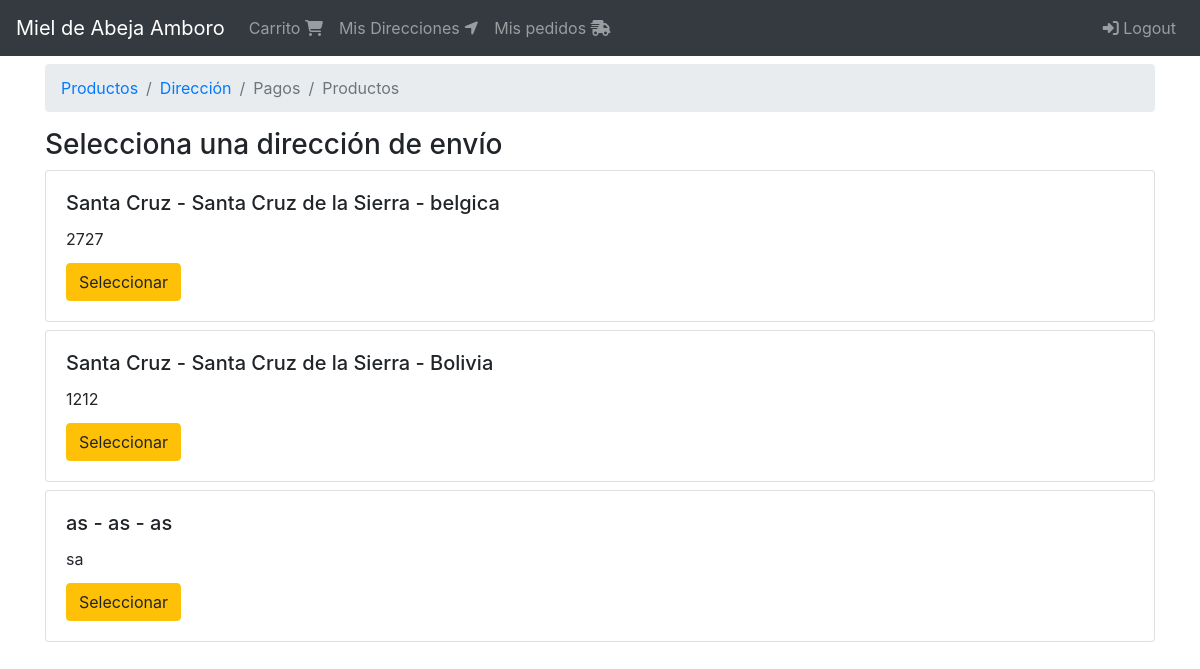
Before: /orden/seleccionar/direccion (signed in) with the older database file.
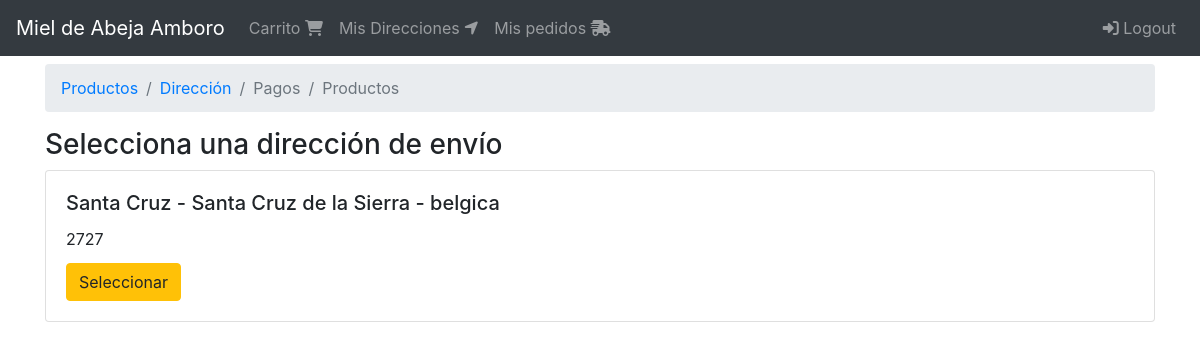
After: the same page with the newer database file.
### shipping_addresses/models.py (models this page shows, shortened)
class ShippingAddress(models.Model):
    user = models.ForeignKey(User, null=False, blank=False, on_delete=models.CASCADE)
    line1 = models.CharField(max_length=200)
    line2 = models.CharField(max_length=200, blank=True)
    city = models.CharField(max_length=100)
    state = models.CharField(max_length=100)
    country = models.CharField(max_length=50)
    reference = models.CharField(max_length=300)
    postal_code = models.CharField(max_length=10, null=False, blank=False) #zip
    default = models.BooleanField(default=False)
    created_at = models.DateTimeField(auto_now_add=True)
    @property
    def address(self):
        return '{} - {} - {}'.format(self.city, self.state, self.country)

### orders/views.py (the view)
# urls.py: path('seleccionar/direccion', views.select_address, name='select_address'),
@login_required(login_url='login')
def select_address(request):
    shipping_addresses = request.user.shippingaddress_set.all()
    return render(request, 'orders/select_address.html', {
        'breadcrumb': breadcrumb(address=True),
        'shipping_addresses': shipping_addresses
    })

### orders/utils.py (called while the page is built)
def breadcrumb(products=True, address=False, payment=False, confirmation=False):
    return [
        {'tittle':'Productos', 'active':products, 'url': reverse('orders:order') },
        {'tittle':'Dirección', 'active':address, 'url': reverse('orders:address') },
        {'tittle':'Pagos','active':payment, 'url': reverse('orders:order')},
        {'tittle':'Productos','active':confirmation, 'url': reverse('orders:order')},
    ]

### orders/templates/orders/select_address.html
{% extends 'base.html' %}
{% block breadcrumb %}
  {% include 'orders/snippets/breadcrumb.html' %}
{% endblock %}
{% block content %}
  <div class="col">
    <div class="h3">
      Selecciona una dirección de envío
    </div>
    <div class="mt-2">
      {% for shipping_address in shipping_addresses %}
        <div class="card mb-2">
          <div class="card-body">
            <h5 class="card-title">{{ shipping_address.address }}</h5>
            <p class="card-title">{{ shipping_address.postal_code }}</p>
            <a href="{% url 'orders:check_address' shipping_address.pk %}" class="btn btn-warning">
              Seleccionar
            </a>
          </div>
        </div>
      {% endfor %}
    </div>
  </div>
{% endblock %}

Changed rows visible on the page:
removed ShippingAddress: address "Santa Cruz - Santa Cruz de la Sierra - Bolivia", postal_code "1212"
removed ShippingAddress: address "as - as - as", postal_code "sa"
